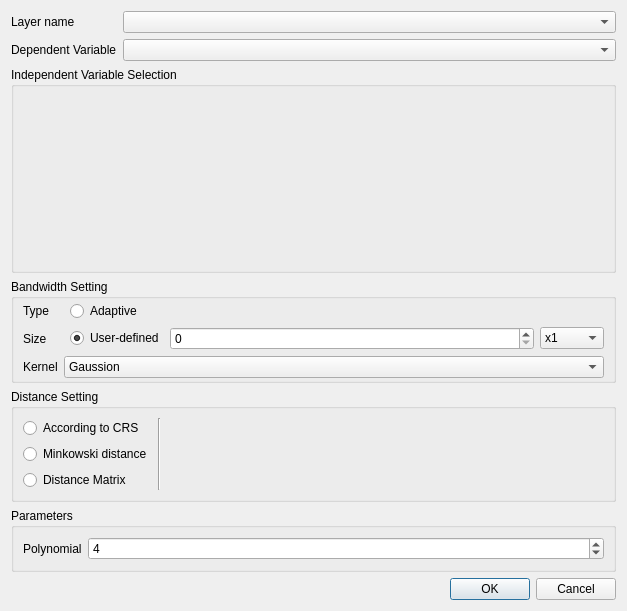
<?xml version="1.0" encoding="UTF-8"?>
<ui version="4.0">
 <class>GwmScalableGWROptionsDialog</class>
 <widget class="QDialog" name="GwmScalableGWROptionsDialog">
  <property name="geometry">
   <rect>
    <x>0</x>
    <y>0</y>
    <width>627</width>
    <height>611</height>
   </rect>
  </property>
  <property name="windowTitle">
   <string>GWR Configure</string>
  </property>
  <layout class="QVBoxLayout" name="verticalLayout_3" stretch="0,1,0,0,0,0">
   <item>
    <layout class="QFormLayout" name="formLayout_6">
     <item row="0" column="0">
      <widget class="QLabel" name="label">
       <property name="sizePolicy">
        <sizepolicy hsizetype="Fixed" vsizetype="Preferred">
         <horstretch>0</horstretch>
         <verstretch>0</verstretch>
        </sizepolicy>
       </property>
       <property name="text">
        <string>Layer name</string>
       </property>
      </widget>
     </item>
     <item row="0" column="1">
      <widget class="QComboBox" name="mLayerComboBox"/>
     </item>
     <item row="1" column="0">
      <widget class="QLabel" name="label_12">
       <property name="text">
        <string>Dependent Variable</string>
       </property>
      </widget>
     </item>
     <item row="1" column="1">
      <widget class="QComboBox" name="mDepVarComboBox"/>
     </item>
    </layout>
   </item>
   <item>
    <widget class="QGroupBox" name="groupBox">
     <property name="title">
      <string>Independent Variable Selection</string>
     </property>
     <layout class="QVBoxLayout" name="verticalLayout_4" stretch="1">
      <item>
       <widget class="GwmIndepVarSelectorWidget" name="mIndepVarSelector" native="true"/>
      </item>
     </layout>
    </widget>
   </item>
   <item>
    <widget class="QGroupBox" name="groupBox_2">
     <property name="sizePolicy">
      <sizepolicy hsizetype="Preferred" vsizetype="Fixed">
       <horstretch>0</horstretch>
       <verstretch>0</verstretch>
      </sizepolicy>
     </property>
     <property name="title">
      <string>Bandwidth Setting</string>
     </property>
     <layout class="QFormLayout" name="formLayout">
      <property name="horizontalSpacing">
       <number>6</number>
      </property>
      <property name="verticalSpacing">
       <number>6</number>
      </property>
      <property name="topMargin">
       <number>2</number>
      </property>
      <property name="bottomMargin">
       <number>2</number>
      </property>
      <item row="0" column="0">
       <widget class="QLabel" name="label_2">
        <property name="text">
         <string>Type</string>
        </property>
       </widget>
      </item>
      <item row="0" column="1">
       <layout class="QHBoxLayout" name="horizontalLayout_6">
        <property name="leftMargin">
         <number>6</number>
        </property>
        <item>
         <widget class="QRadioButton" name="mBwTypeAdaptiveRadio">
          <property name="sizePolicy">
           <sizepolicy hsizetype="Fixed" vsizetype="Fixed">
            <horstretch>0</horstretch>
            <verstretch>0</verstretch>
           </sizepolicy>
          </property>
          <property name="text">
           <string>Adaptive</string>
          </property>
          <property name="checked">
           <bool>true</bool>
          </property>
         </widget>
        </item>
        <item>
         <spacer name="horizontalSpacer">
          <property name="orientation">
           <enum>Qt::Horizontal</enum>
          </property>
          <property name="sizeHint" stdset="0">
           <size>
            <width>40</width>
            <height>20</height>
           </size>
          </property>
         </spacer>
        </item>
       </layout>
      </item>
      <item row="1" column="0">
       <widget class="QLabel" name="label_3">
        <property name="sizePolicy">
         <sizepolicy hsizetype="Preferred" vsizetype="Preferred">
          <horstretch>0</horstretch>
          <verstretch>0</verstretch>
         </sizepolicy>
        </property>
        <property name="text">
         <string>Size</string>
        </property>
        <property name="alignment">
         <set>Qt::AlignLeading|Qt::AlignLeft|Qt::AlignVCenter</set>
        </property>
       </widget>
      </item>
      <item row="1" column="1">
       <layout class="QGridLayout" name="gridLayout_4">
        <property name="leftMargin">
         <number>6</number>
        </property>
        <item row="0" column="0">
         <widget class="QRadioButton" name="mBwSizeCustomizeRadio">
          <property name="sizePolicy">
           <sizepolicy hsizetype="Fixed" vsizetype="Fixed">
            <horstretch>0</horstretch>
            <verstretch>0</verstretch>
           </sizepolicy>
          </property>
          <property name="text">
           <string>User-defined</string>
          </property>
          <property name="checked">
           <bool>true</bool>
          </property>
         </widget>
        </item>
        <item row="0" column="1">
         <widget class="QStackedWidget" name="mBwSizeSettingStack">
          <property name="currentIndex">
           <number>0</number>
          </property>
          <widget class="QWidget" name="page_4">
           <layout class="QHBoxLayout" name="horizontalLayout">
            <property name="leftMargin">
             <number>0</number>
            </property>
            <property name="topMargin">
             <number>0</number>
            </property>
            <property name="rightMargin">
             <number>0</number>
            </property>
            <property name="bottomMargin">
             <number>0</number>
            </property>
            <item>
             <widget class="QSpinBox" name="mBwSizeAdaptiveSize"/>
            </item>
            <item>
             <widget class="QComboBox" name="mBwSizeAdaptiveUnit">
              <property name="sizePolicy">
               <sizepolicy hsizetype="Fixed" vsizetype="Fixed">
                <horstretch>0</horstretch>
                <verstretch>0</verstretch>
               </sizepolicy>
              </property>
              <item>
               <property name="text">
                <string>x1</string>
               </property>
              </item>
              <item>
               <property name="text">
                <string>x10</string>
               </property>
              </item>
              <item>
               <property name="text">
                <string>x100</string>
               </property>
              </item>
              <item>
               <property name="text">
                <string>x1000</string>
               </property>
              </item>
             </widget>
            </item>
           </layout>
          </widget>
          <widget class="QWidget" name="page_5">
           <layout class="QHBoxLayout" name="horizontalLayout_4">
            <property name="leftMargin">
             <number>0</number>
            </property>
            <property name="topMargin">
             <number>0</number>
            </property>
            <property name="rightMargin">
             <number>0</number>
            </property>
            <property name="bottomMargin">
             <number>0</number>
            </property>
            <item>
             <widget class="QDoubleSpinBox" name="mBwSizeFixedSize">
              <property name="decimals">
               <number>12</number>
              </property>
             </widget>
            </item>
            <item>
             <widget class="QComboBox" name="mBwSizeFixedUnit">
              <property name="sizePolicy">
               <sizepolicy hsizetype="Fixed" vsizetype="Fixed">
                <horstretch>0</horstretch>
                <verstretch>0</verstretch>
               </sizepolicy>
              </property>
              <item>
               <property name="text">
                <string>m</string>
               </property>
              </item>
              <item>
               <property name="text">
                <string>km</string>
               </property>
              </item>
              <item>
               <property name="text">
                <string>mile</string>
               </property>
              </item>
             </widget>
            </item>
           </layout>
          </widget>
         </widget>
        </item>
       </layout>
      </item>
      <item row="2" column="0">
       <widget class="QLabel" name="label_13">
        <property name="text">
         <string>Kernel</string>
        </property>
       </widget>
      </item>
      <item row="2" column="1">
       <widget class="QComboBox" name="mBwKernelFunctionCombo">
        <item>
         <property name="text">
          <string>Gaussion</string>
         </property>
        </item>
        <item>
         <property name="text">
          <string>Exponential</string>
         </property>
        </item>
       </widget>
      </item>
     </layout>
    </widget>
   </item>
   <item>
    <widget class="QGroupBox" name="groupBox_3">
     <property name="sizePolicy">
      <sizepolicy hsizetype="Preferred" vsizetype="Preferred">
       <horstretch>0</horstretch>
       <verstretch>0</verstretch>
      </sizepolicy>
     </property>
     <property name="title">
      <string>Distance Setting</string>
     </property>
     <layout class="QHBoxLayout" name="horizontalLayout_2">
      <item>
       <layout class="QVBoxLayout" name="verticalLayout_2">
        <item>
         <widget class="QRadioButton" name="mDistTypeCRSRadio">
          <property name="text">
           <string>According to CRS</string>
          </property>
         </widget>
        </item>
        <item>
         <widget class="QRadioButton" name="mDistTypeMinkowskiRadio">
          <property name="text">
           <string>Minkowski distance</string>
          </property>
         </widget>
        </item>
        <item>
         <widget class="QRadioButton" name="mDistTypeDmatRadio">
          <property name="text">
           <string>Distance Matrix</string>
          </property>
         </widget>
        </item>
       </layout>
      </item>
      <item>
       <widget class="Line" name="line">
        <property name="orientation">
         <enum>Qt::Vertical</enum>
        </property>
       </widget>
      </item>
      <item>
       <widget class="QStackedWidget" name="mDistParamSettingStack">
        <property name="currentIndex">
         <number>0</number>
        </property>
        <widget class="QWidget" name="mCRSDistPage"/>
        <widget class="QWidget" name="mMinkowskiDistPage">
         <layout class="QFormLayout" name="formLayout_2">
          <property name="leftMargin">
           <number>0</number>
          </property>
          <property name="topMargin">
           <number>0</number>
          </property>
          <property name="rightMargin">
           <number>0</number>
          </property>
          <property name="bottomMargin">
           <number>0</number>
          </property>
          <item row="0" column="0">
           <widget class="QLabel" name="label_4">
            <property name="sizePolicy">
             <sizepolicy hsizetype="Preferred" vsizetype="Preferred">
              <horstretch>0</horstretch>
              <verstretch>0</verstretch>
             </sizepolicy>
            </property>
            <property name="text">
             <string>Rotation parameter</string>
            </property>
            <property name="alignment">
             <set>Qt::AlignLeading|Qt::AlignLeft|Qt::AlignVCenter</set>
            </property>
           </widget>
          </item>
          <item row="0" column="1">
           <layout class="QFormLayout" name="formLayout_5">
            <property name="horizontalSpacing">
             <number>6</number>
            </property>
            <property name="verticalSpacing">
             <number>2</number>
            </property>
            <item row="0" column="0">
             <widget class="QLabel" name="label_5">
              <property name="text">
               <string>theta</string>
              </property>
             </widget>
            </item>
            <item row="1" column="0">
             <widget class="QLabel" name="label_6">
              <property name="text">
               <string>p</string>
              </property>
             </widget>
            </item>
            <item row="0" column="1">
             <widget class="QDoubleSpinBox" name="mThetaValue"/>
            </item>
            <item row="1" column="1">
             <widget class="QDoubleSpinBox" name="mPValue">
              <property name="minimum">
               <double>-1.000000000000000</double>
              </property>
             </widget>
            </item>
           </layout>
          </item>
         </layout>
        </widget>
        <widget class="QWidget" name="mDistMatrixDistPage">
         <layout class="QGridLayout" name="gridLayout">
          <property name="leftMargin">
           <number>0</number>
          </property>
          <property name="topMargin">
           <number>0</number>
          </property>
          <property name="rightMargin">
           <number>0</number>
          </property>
          <property name="bottomMargin">
           <number>0</number>
          </property>
          <item row="1" column="0">
           <widget class="QLineEdit" name="mDistMatrixFileNameEdit"/>
          </item>
          <item row="1" column="1">
           <widget class="QToolButton" name="mDistMatrixFileOpenBtn">
            <property name="text">
             <string>...</string>
            </property>
           </widget>
          </item>
          <item row="0" column="0">
           <widget class="QLabel" name="label_14">
            <property name="text">
             <string>Select a distance matrix file</string>
            </property>
           </widget>
          </item>
          <item row="2" column="0">
           <spacer name="verticalSpacer">
            <property name="orientation">
             <enum>Qt::Vertical</enum>
            </property>
            <property name="sizeHint" stdset="0">
             <size>
              <width>20</width>
              <height>5</height>
             </size>
            </property>
           </spacer>
          </item>
         </layout>
        </widget>
       </widget>
      </item>
     </layout>
    </widget>
   </item>
   <item>
    <widget class="QGroupBox" name="groupBox_4">
     <property name="title">
      <string>Parameters</string>
     </property>
     <layout class="QFormLayout" name="formLayout_3">
      <item row="0" column="0">
       <widget class="QLabel" name="label_7">
        <property name="text">
         <string>Polynomial</string>
        </property>
       </widget>
      </item>
      <item row="0" column="1">
       <widget class="QSpinBox" name="mPolynomialSpin">
        <property name="minimum">
         <number>1</number>
        </property>
        <property name="value">
         <number>4</number>
        </property>
       </widget>
      </item>
     </layout>
    </widget>
   </item>
   <item>
    <layout class="QHBoxLayout" name="horizontalLayout_5">
     <item>
      <widget class="QLabel" name="mCheckMessage">
       <property name="sizePolicy">
        <sizepolicy hsizetype="Expanding" vsizetype="Preferred">
         <horstretch>0</horstretch>
         <verstretch>0</verstretch>
        </sizepolicy>
       </property>
       <property name="text">
        <string/>
       </property>
      </widget>
     </item>
     <item>
      <widget class="QDialogButtonBox" name="btbOkCancle">
       <property name="sizePolicy">
        <sizepolicy hsizetype="Fixed" vsizetype="Fixed">
         <horstretch>0</horstretch>
         <verstretch>0</verstretch>
        </sizepolicy>
       </property>
       <property name="orientation">
        <enum>Qt::Horizontal</enum>
       </property>
       <property name="standardButtons">
        <set>QDialogButtonBox::Cancel|QDialogButtonBox::Ok</set>
       </property>
      </widget>
     </item>
    </layout>
   </item>
  </layout>
 </widget>
 <customwidgets>
  <customwidget>
   <class>GwmIndepVarSelectorWidget</class>
   <extends>QWidget</extends>
   <header>gwmindepvarselectorwidget.h</header>
   <container>1</container>
  </customwidget>
 </customwidgets>
 <resources/>
 <connections>
  <connection>
   <sender>btbOkCancle</sender>
   <signal>accepted()</signal>
   <receiver>GwmScalableGWROptionsDialog</receiver>
   <slot>accept()</slot>
   <hints>
    <hint type="sourcelabel">
     <x>248</x>
     <y>254</y>
    </hint>
    <hint type="destinationlabel">
     <x>157</x>
     <y>274</y>
    </hint>
   </hints>
  </connection>
  <connection>
   <sender>btbOkCancle</sender>
   <signal>rejected()</signal>
   <receiver>GwmScalableGWROptionsDialog</receiver>
   <slot>reject()</slot>
   <hints>
    <hint type="sourcelabel">
     <x>316</x>
     <y>260</y>
    </hint>
    <hint type="destinationlabel">
     <x>286</x>
     <y>274</y>
    </hint>
   </hints>
  </connection>
 </connections>
</ui>
